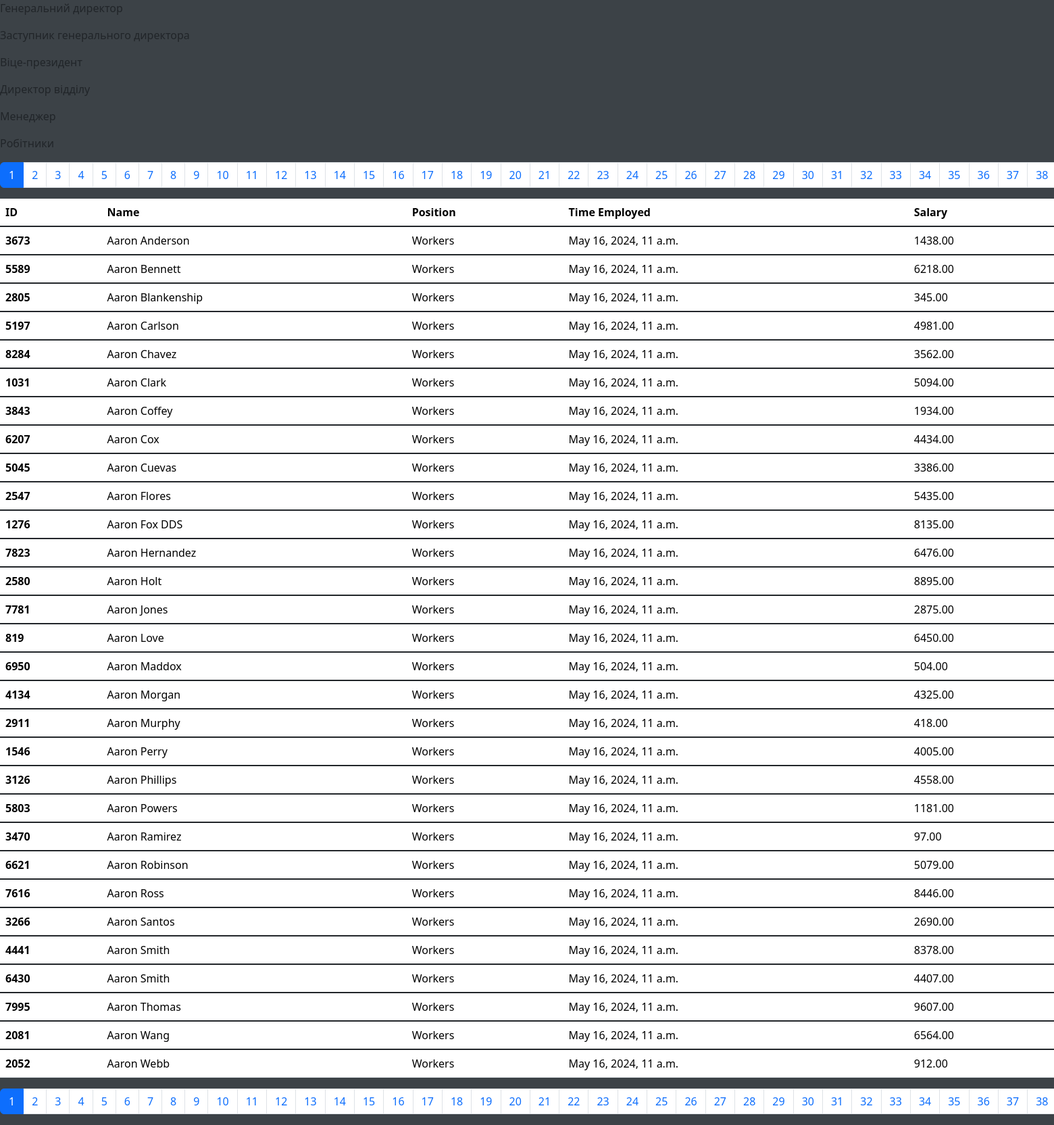
The page / on the database its author committed.
### cstaff/models.py (models this page shows, shortened)
class Staff(models.Model):
    name = models.CharField(max_length=255, verbose_name="Name", db_index=True)
    position = models.ForeignKey(Position, on_delete=models.CASCADE, verbose_name="Position")
    date_of_employment = models.DateTimeField(auto_now_add=True, verbose_name="Date of Employment")
    salary = models.DecimalField(max_digits=6, decimal_places=2, verbose_name="Salary")
    class Meta:
        verbose_name = "Staff Member"
        verbose_name_plural = "Staff Members"
        ordering = ['name']

class Position(models.Model):
    position_staff = models.CharField(max_length=255, verbose_name="Position Title")
    positionID = models.IntegerField(default=6, verbose_name="Position ID")
    def __str__(self):
        return self.position_staff
    class Meta:
        verbose_name = "Position"
        verbose_name_plural = "Positions"
        ordering = ['position_staff']

### cstaff/views.py (the view)
# urls.py: path('', views.StaffListView.as_view(), name="index"),
class StaffListView(ListView):
    model = Staff
    template_name = "cstaff/index.html"
    context_object_name = 'workers'
    title_page = 'Головна сторінка'
    paginate_by = 30

### cstaff/templates/cstaff/index.html
{% extends "base.html" %} {% block content %}
<section>
    <div>
        <p>Генеральний директор</p>
        <p>Заступник генерального директора</p>
        <p>Віце-президент</p>
        <p>Директор відділу</p>
        <p>Менеджер</p>
        <p>Робітники</p>
    </div>
    {% include "./includes/pagination.html" %}
    <table class="table">
        <thead>
            <tr>
                <th scope="col">ID</th>
                <th scope="col">Name</th>
                <th scope="col">Position</th>
                <th scope="col">Time Employed</th>
                <th scope="col">Salary</th>
            </tr>
        </thead>
        {% for w in workers %}
        <tbody class="table-group-divider">
            <tr>
                <th scope="row">{{ w.id }}</th>
                <td>{{ w.name }}</td>
                <td>{{ w.position }}</td>
                <td>{{ w.date_of_employment }}</td>
                <td>{{ w.salary }}</td>
            </tr>
        </tbody>
        {% endfor %}
    </table>
    {% include "./includes/pagination.html" %}
</section>
{% endblock content %}

### base/templates/base.html (shortened to what this page needs)
{% load static %}
<!DOCTYPE html>
<html lang="en">
    <head>
        <link type="text/css" href="{% static 'cstaff\css\styles.css' %}" rel="stylesheet" />
        <link rel="stylesheet" href="https://cdn.jsdelivr.net/npm/bootstrap@5.3.3/dist/css/bootstrap.min.css" />
    </head>
    <body>
        {% block content %} {% endblock %}
    </body>
</html>

### cstaff/templates/cstaff/includes/pagination.html (shortened to what this page needs)
<nav aria-label="nrpage-nav">
    <ul class="pagination">
        {% for num in page_obj.paginator.page_range %} {% if page_obj.number == num %}
        <li class="page-item active" aria-current="page">
            <span class="page-link">{{ num }}</span>
        </li>
        {% else %}
        <li class="page-item">
            <a class="page-link" href="?page={{ num }}">{{ num }}</a>
        </li>
        {% endif %} {% endfor %}
    </ul>
</nav>

### cstaff/static/cstaff/css/styles.css (style rules this page uses)
body { background-color: #3c4247 !important; }
ul { list-style-type: none; }

### rows shown on the page
Staff: id "3673", name "Aaron Anderson", position "Workers", date_of_employment "May 16, 2024, 11 a.m.", salary "1438.00"
Staff: id "2805", name "Aaron Blankenship", position "Workers", date_of_employment "May 16, 2024, 11 a.m.", salary "345.00"
Staff: id "1031", name "Aaron Clark", position "Workers", date_of_employment "May 16, 2024, 11 a.m.", salary "5094.00"
Staff: id "3843", name "Aaron Coffey", position "Workers", date_of_employment "May 16, 2024, 11 a.m.", salary "1934.00"
Staff: id "2547", name "Aaron Flores", position "Workers", date_of_employment "May 16, 2024, 11 a.m.", salary "5435.00"
Staff: id "1276", name "Aaron Fox DDS", position "Workers", date_of_employment "May 16, 2024, 11 a.m.", salary "8135.00"
Staff: id "2580", name "Aaron Holt", position "Workers", date_of_employment "May 16, 2024, 11 a.m.", salary "8895.00"
Staff: id "819", name "Aaron Love", position "Workers", date_of_employment "May 16, 2024, 11 a.m.", salary "6450.00"
Staff: id "2911", name "Aaron Murphy", position "Workers", date_of_employment "May 16, 2024, 11 a.m.", salary "418.00"
Staff: id "1546", name "Aaron Perry", position "Workers", date_of_employment "May 16, 2024, 11 a.m.", salary "4005.00"
Staff: id "3126", name "Aaron Phillips", position "Workers", date_of_employment "May 16, 2024, 11 a.m.", salary "4558.00"
Staff: id "3470", name "Aaron Ramirez", position "Workers", date_of_employment "May 16, 2024, 11 a.m.", salary "97.00"
Staff: id "3266", name "Aaron Santos", position "Workers", date_of_employment "May 16, 2024, 11 a.m.", salary "2690.00"
Staff: id "2081", name "Aaron Wang", position "Workers", date_of_employment "May 16, 2024, 11 a.m.", salary "6564.00"
Staff: id "2052", name "Aaron Webb", position "Workers", date_of_employment "May 16, 2024, 11 a.m.", salary "912.00"

### other values the page prints
{{ num }} "1" "1"
{{ num }} "2" "3" "4" "5" "6" "7" "8" "9" "10" "11" "12" "13" "14" "15" "16" "17" "18" "19" "20" "21" "22" "23" "24" "25" "26" "27" "28" "29" "30" "31" "32" "33" "34" "35" "36" "37" "38" "2" "3" "4" "5" "6" "7" "8" "9" "10" "11" "12" "13" "14" "15" "16" "17" "18" "19" "20" "21" "22" "23" "24" "25" "26" "27" "28" "29" "30" "31" "32" "33" "34" "35" "36" "37" "38"
